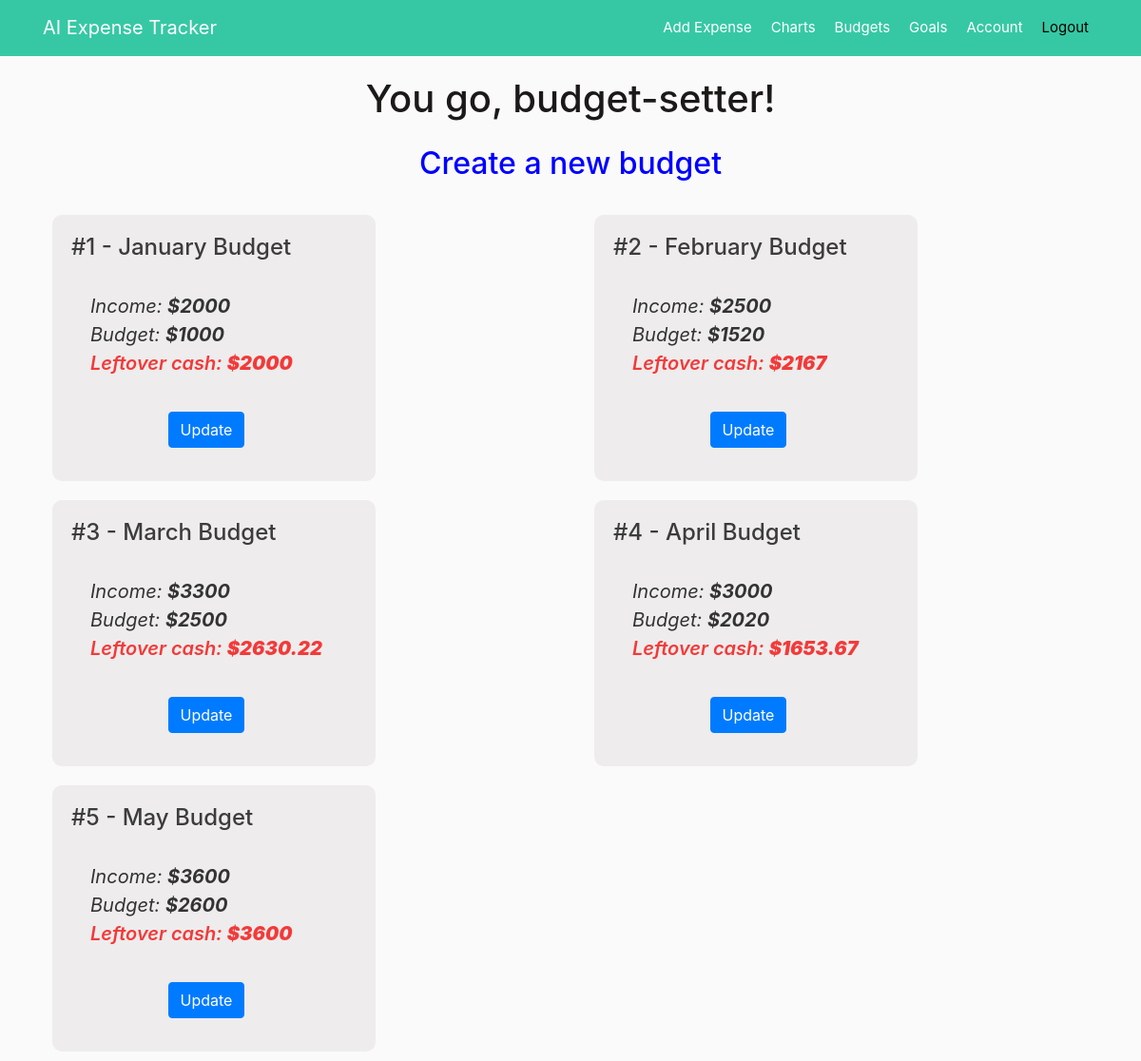
The app's page /budgets (signed in), older data.
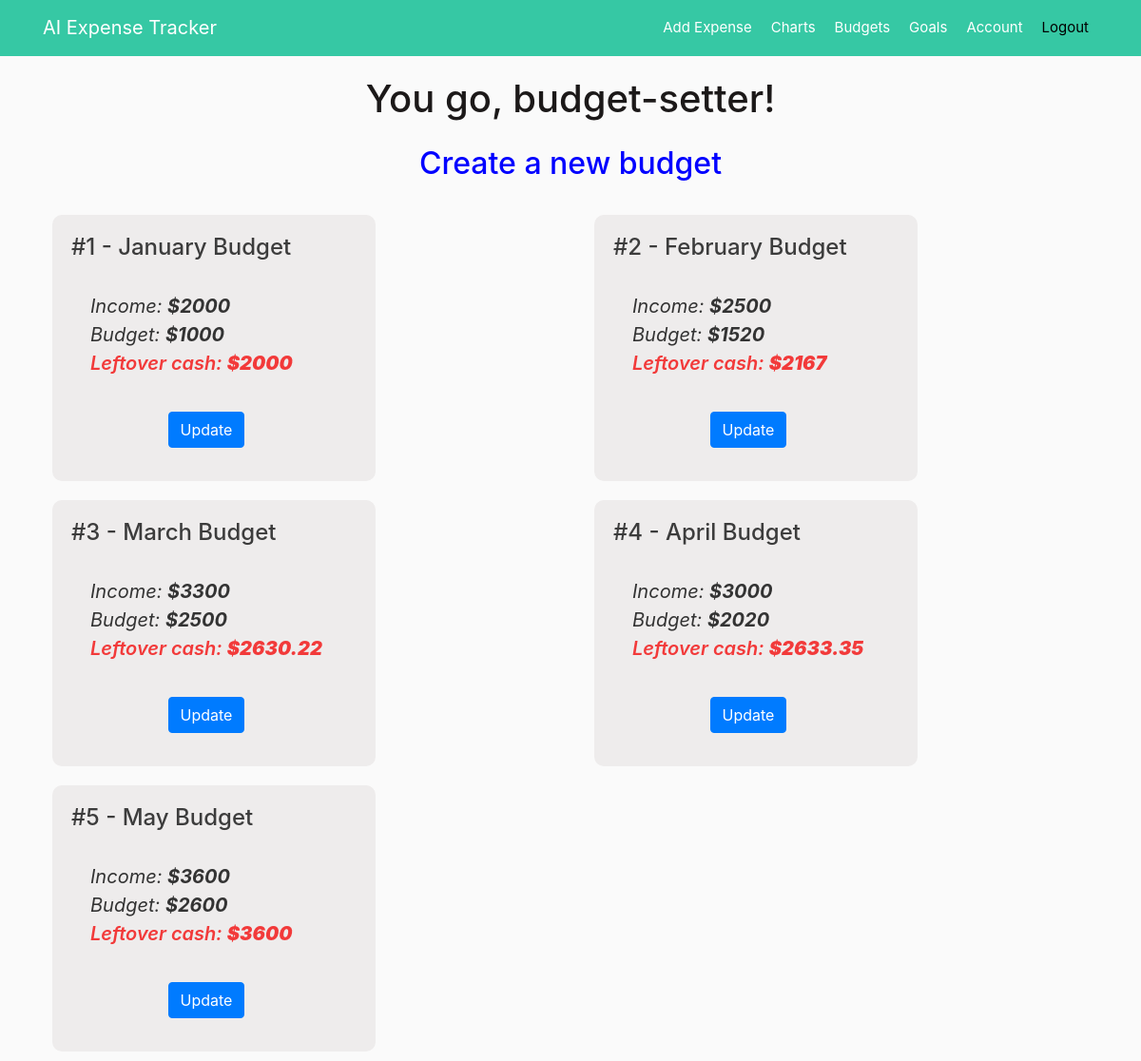
The same page, newer data.
### app/models.py (models this page shows, shortened)
class Budget(db.Model):
    id = db.Column(db.Integer, primary_key=True)
    month = db.Column(db.String(20), unique=True, nullable=False, default="")
    income = db.Column(db.Integer, nullable=False, default=0)
    budget = db.Column(db.Integer, nullable=False, default=0)
    left_cash = db.Column(db.Numeric(precision=8, asdecimal=False,
                                     decimal_return_scale=2), nullable=False, default=0)
    user_id = db.Column(db.Integer, db.ForeignKey('user.id'), nullable=False)
    date_posted = db.Column(db.DateTime, nullable=False)

### app/budgets/routes.py (the view)
@budgets.route("/budgets")
@login_required
def list_budget():
    all_budgets = Budget.query.all()
    return render_template('budgets.html', title="Budgets", budgets=all_budgets)

### app/models.py (called while the page is built)
@login_manager.user_loader
def load_user(user_id):
    return User.query.get(int(user_id))

### app/templates/budgets.html
{% extends "layout.html" %}
{% block content %}
<h1 style="text-align: center;">You go, budget-setter!</h1>
<b><a style="text-align: center;" href="{{ url_for('budgets.new_budget') }}"><h2 class="create">Create a new budget</h2></a></b>
<div class="row row-cols-1 row-cols-md-2 row-cols-lg-3 g-3">
    {% for budget in budgets %}
        <div class="col">
            <div class="budget">
                <h4 class="card-title">#{{ budget.id }} - {{ budget.month }} Budget</h4>
                <div class="card-body">
                    <i><p class="card-text">Income: <b>${{ budget.income }}</b></p></i>
                    <i><p class="card-text">Budget: <b>${{ budget.budget }}</b></p></i>
                    <i><p class="left_cash">Leftover cash: <b>${{ budget.left_cash }}</b></p></i>
                </div>
                <div class="text-center">
                    <a class="btn btn-primary mr-3" href="{{ url_for('budgets.budget_update', budget_id=budget.id) }}" class="button">Update</a>
                </div>
            </div>
        </div>
    {% endfor %}
</div>
{% endblock content %}

Row changes from the older to the newer data that the page shows:
changed Budget "April": left_cash "1653.67" → "2633.35"
